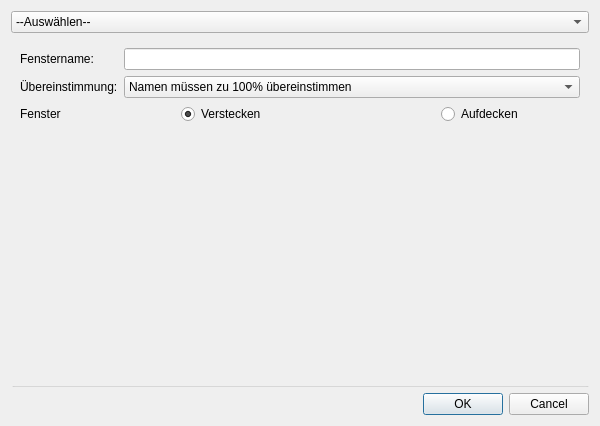
<?xml version="1.0" encoding="UTF-8"?>
<ui version="4.0">
 <class>AktionSelektDialog</class>
 <widget class="QDialog" name="AktionSelektDialog">
  <property name="windowModality">
   <enum>Qt::WindowModal</enum>
  </property>
  <property name="geometry">
   <rect>
    <x>0</x>
    <y>0</y>
    <width>600</width>
    <height>426</height>
   </rect>
  </property>
  <property name="windowTitle">
   <string>Dialog</string>
  </property>
  <layout class="QGridLayout" name="gridLayout_4">
   <item row="0" column="0">
    <widget class="QComboBox" name="comboBox_select_Aktion">
     <item>
      <property name="text">
       <string>--Auswählen--</string>
      </property>
     </item>
     <item>
      <property name="text">
       <string>Pause</string>
      </property>
     </item>
     <item>
      <property name="text">
       <string>Nachricht anzeigen</string>
      </property>
     </item>
     <item>
      <property name="text">
       <string>Befehl ausführen</string>
      </property>
     </item>
     <item>
      <property name="text">
       <string>Fenster Sichtbarkeit ändern</string>
      </property>
     </item>
     <item>
      <property name="text">
       <string>Tonasugabe muten</string>
      </property>
     </item>
     <item>
      <property name="text">
       <string>Wiederhohlte Bedingungsprüfung</string>
      </property>
     </item>
     <item>
      <property name="text">
       <string>Fenster Bewegen</string>
      </property>
     </item>
     <item>
      <property name="text">
       <string>Mauszeiger Bewegen</string>
      </property>
     </item>
     <item>
      <property name="text">
       <string>Computer Herunterfahren / Neustarten</string>
      </property>
     </item>
    </widget>
   </item>
   <item row="1" column="0">
    <widget class="QStackedWidget" name="stackedWidget">
     <property name="sizePolicy">
      <sizepolicy hsizetype="Preferred" vsizetype="Preferred">
       <horstretch>0</horstretch>
       <verstretch>0</verstretch>
      </sizepolicy>
     </property>
     <property name="currentIndex">
      <number>4</number>
     </property>
     <widget class="QWidget" name="page_0_empty"/>
     <widget class="QWidget" name="page_1_Sleep">
      <layout class="QFormLayout" name="formLayout">
       <item row="0" column="0">
        <widget class="QLabel" name="label_3">
         <property name="text">
          <string>Dauer:</string>
         </property>
        </widget>
       </item>
       <item row="1" column="0">
        <widget class="QLabel" name="label_2">
         <property name="sizePolicy">
          <sizepolicy hsizetype="Preferred" vsizetype="Fixed">
           <horstretch>0</horstretch>
           <verstretch>0</verstretch>
          </sizepolicy>
         </property>
         <property name="text">
          <string>Sekunden:</string>
         </property>
        </widget>
       </item>
       <item row="2" column="0">
        <widget class="QLabel" name="label_4">
         <property name="sizePolicy">
          <sizepolicy hsizetype="Preferred" vsizetype="Fixed">
           <horstretch>0</horstretch>
           <verstretch>0</verstretch>
          </sizepolicy>
         </property>
         <property name="text">
          <string>Minuten:</string>
         </property>
        </widget>
       </item>
       <item row="1" column="1">
        <widget class="QSpinBox" name="spinBox_sleep_time_sekunden">
         <property name="sizePolicy">
          <sizepolicy hsizetype="Minimum" vsizetype="Fixed">
           <horstretch>0</horstretch>
           <verstretch>0</verstretch>
          </sizepolicy>
         </property>
         <property name="maximum">
          <number>59</number>
         </property>
         <property name="value">
          <number>10</number>
         </property>
        </widget>
       </item>
       <item row="2" column="1">
        <widget class="QSpinBox" name="spinBox_sleep_time_minuten">
         <property name="sizePolicy">
          <sizepolicy hsizetype="Minimum" vsizetype="Fixed">
           <horstretch>0</horstretch>
           <verstretch>0</verstretch>
          </sizepolicy>
         </property>
        </widget>
       </item>
      </layout>
     </widget>
     <widget class="QWidget" name="page_2_show_msg">
      <layout class="QFormLayout" name="formLayout_3">
       <item row="0" column="0">
        <widget class="QLabel" name="label">
         <property name="text">
          <string>Nachricht:</string>
         </property>
        </widget>
       </item>
       <item row="0" column="1">
        <widget class="QLineEdit" name="lineEdit_sendMessage_messag"/>
       </item>
      </layout>
     </widget>
     <widget class="QWidget" name="page_3_run_command">
      <layout class="QFormLayout" name="formLayout_2">
       <item row="0" column="0">
        <widget class="QLabel" name="label_5">
         <property name="text">
          <string>Befehl:</string>
         </property>
        </widget>
       </item>
       <item row="0" column="1">
        <widget class="QLineEdit" name="lineEdit_command"/>
       </item>
      </layout>
     </widget>
     <widget class="QWidget" name="page_4_window_sichtbarkeit_veraendern">
      <layout class="QFormLayout" name="formLayout_4">
       <item row="0" column="0">
        <widget class="QLabel" name="label_6">
         <property name="text">
          <string>Fenstername:</string>
         </property>
        </widget>
       </item>
       <item row="0" column="1">
        <widget class="QLineEdit" name="lineEdit_chacnhe_visibility_window_name"/>
       </item>
       <item row="1" column="0">
        <widget class="QLabel" name="label_7">
         <property name="text">
          <string>Übereinstimmung:</string>
         </property>
        </widget>
       </item>
       <item row="1" column="1">
        <widget class="QComboBox" name="comboBox_change_vbty_parity">
         <item>
          <property name="text">
           <string>Namen müssen zu 100% übereinstimmen</string>
          </property>
         </item>
         <item>
          <property name="text">
           <string>Fenstername muss den angegebenen Namen enthalten</string>
          </property>
         </item>
         <item>
          <property name="text">
           <string>Fenstername muss mit dem angegebenen Namen beginnen</string>
          </property>
         </item>
         <item>
          <property name="text">
           <string>Fenstername muss mit dem angegebenen Namen enden</string>
          </property>
         </item>
        </widget>
       </item>
       <item row="2" column="0">
        <widget class="QLabel" name="label_8">
         <property name="text">
          <string>Fenster</string>
         </property>
        </widget>
       </item>
       <item row="2" column="1">
        <layout class="QHBoxLayout" name="horizontalLayout_4">
         <item>
          <spacer name="horizontalSpacer">
           <property name="orientation">
            <enum>Qt::Horizontal</enum>
           </property>
           <property name="sizeHint" stdset="0">
            <size>
             <width>40</width>
             <height>20</height>
            </size>
           </property>
          </spacer>
         </item>
         <item>
          <widget class="QRadioButton" name="radioButton_change_vbty_hide_button">
           <property name="text">
            <string>Verstecken</string>
           </property>
           <property name="checked">
            <bool>true</bool>
           </property>
          </widget>
         </item>
         <item>
          <spacer name="horizontalSpacer_4">
           <property name="orientation">
            <enum>Qt::Horizontal</enum>
           </property>
           <property name="sizeHint" stdset="0">
            <size>
             <width>40</width>
             <height>20</height>
            </size>
           </property>
          </spacer>
         </item>
         <item>
          <spacer name="horizontalSpacer_5">
           <property name="orientation">
            <enum>Qt::Horizontal</enum>
           </property>
           <property name="sizeHint" stdset="0">
            <size>
             <width>40</width>
             <height>20</height>
            </size>
           </property>
          </spacer>
         </item>
         <item>
          <spacer name="horizontalSpacer_3">
           <property name="orientation">
            <enum>Qt::Horizontal</enum>
           </property>
           <property name="sizeHint" stdset="0">
            <size>
             <width>40</width>
             <height>20</height>
            </size>
           </property>
          </spacer>
         </item>
         <item>
          <widget class="QRadioButton" name="radioButton_change_vbty_show_button">
           <property name="text">
            <string>Aufdecken</string>
           </property>
          </widget>
         </item>
         <item>
          <spacer name="horizontalSpacer_2">
           <property name="orientation">
            <enum>Qt::Horizontal</enum>
           </property>
           <property name="sizeHint" stdset="0">
            <size>
             <width>40</width>
             <height>20</height>
            </size>
           </property>
          </spacer>
         </item>
        </layout>
       </item>
      </layout>
     </widget>
     <widget class="QWidget" name="page_5_sound_mute">
      <layout class="QFormLayout" name="formLayout_6">
       <item row="0" column="0" colspan="2">
        <layout class="QHBoxLayout" name="horizontalLayout">
         <item>
          <widget class="QLabel" name="label_9">
           <property name="text">
            <string>Mute Status:</string>
           </property>
          </widget>
         </item>
         <item>
          <widget class="QRadioButton" name="radioButton_mute_system_mute_rad_button">
           <property name="text">
            <string>Mute System</string>
           </property>
           <property name="checked">
            <bool>true</bool>
           </property>
          </widget>
         </item>
         <item>
          <widget class="QRadioButton" name="radioButton_mute_system_unmute_rad_button">
           <property name="text">
            <string>Unmute System</string>
           </property>
          </widget>
         </item>
        </layout>
       </item>
      </layout>
     </widget>
     <widget class="QWidget" name="page_6_re_check_condition_again">
      <layout class="QGridLayout" name="gridLayout">
       <item row="0" column="0">
        <layout class="QFormLayout" name="formLayout_5">
         <property name="labelAlignment">
          <set>Qt::AlignLeading|Qt::AlignLeft|Qt::AlignTop</set>
         </property>
         <item row="0" column="1">
          <widget class="QRadioButton" name="radioButton_recheck_con_stop_seq">
           <property name="text">
            <string>Aktionausführen unterbrechen</string>
           </property>
           <property name="checked">
            <bool>true</bool>
           </property>
          </widget>
         </item>
         <item row="1" column="1">
          <widget class="QRadioButton" name="radioButton_recheck_con_skip_next_aktion">
           <property name="text">
            <string>Nächste Aktion überspringen</string>
           </property>
          </widget>
         </item>
         <item row="2" column="1">
          <widget class="QRadioButton" name="radioButton_recheck_stop_programm">
           <property name="sizePolicy">
            <sizepolicy hsizetype="Minimum" vsizetype="Fixed">
             <horstretch>0</horstretch>
             <verstretch>0</verstretch>
            </sizepolicy>
           </property>
           <property name="text">
            <string>Programm beenden</string>
           </property>
          </widget>
         </item>
         <item row="3" column="1">
          <spacer name="verticalSpacer">
           <property name="orientation">
            <enum>Qt::Vertical</enum>
           </property>
           <property name="sizeHint" stdset="0">
            <size>
             <width>20</width>
             <height>40</height>
            </size>
           </property>
          </spacer>
         </item>
        </layout>
       </item>
      </layout>
     </widget>
     <widget class="QWidget" name="page_7__fenster_bewegen">
      <property name="sizePolicy">
       <sizepolicy hsizetype="Minimum" vsizetype="Preferred">
        <horstretch>0</horstretch>
        <verstretch>0</verstretch>
       </sizepolicy>
      </property>
      <layout class="QFormLayout" name="formLayout_7">
       <item row="0" column="0">
        <widget class="QLabel" name="label_11">
         <property name="font">
          <font>
           <pointsize>9</pointsize>
           <weight>75</weight>
           <bold>true</bold>
          </font>
         </property>
         <property name="text">
          <string>Fenstername:</string>
         </property>
        </widget>
       </item>
       <item row="0" column="1">
        <widget class="QLineEdit" name="lineEdit_move_window_window_name"/>
       </item>
       <item row="1" column="0">
        <widget class="QLabel" name="label_12">
         <property name="font">
          <font>
           <pointsize>9</pointsize>
           <weight>75</weight>
           <bold>true</bold>
          </font>
         </property>
         <property name="text">
          <string>Übereinstimmung:</string>
         </property>
        </widget>
       </item>
       <item row="1" column="1">
        <widget class="QComboBox" name="comboBox_move_window_window_parity">
         <property name="font">
          <font>
           <pointsize>8</pointsize>
           <weight>50</weight>
           <bold>false</bold>
          </font>
         </property>
         <item>
          <property name="text">
           <string>Namen müssen zu 100% übereinstimmen</string>
          </property>
         </item>
         <item>
          <property name="text">
           <string>Fenstername muss den angegebenen Namen enthalten</string>
          </property>
         </item>
         <item>
          <property name="text">
           <string>Fenstername muss mit dem angegebenen Namen beginnen</string>
          </property>
         </item>
         <item>
          <property name="text">
           <string>Fenstername muss mit dem angegebenen Namen enden</string>
          </property>
         </item>
        </widget>
       </item>
       <item row="2" column="0">
        <widget class="QLabel" name="label_15">
         <property name="font">
          <font>
           <pointsize>9</pointsize>
           <weight>75</weight>
           <bold>true</bold>
          </font>
         </property>
         <property name="text">
          <string>Verschieben als</string>
         </property>
        </widget>
       </item>
       <item row="2" column="1">
        <widget class="QGroupBox" name="groupBox">
         <property name="title">
          <string/>
         </property>
         <layout class="QHBoxLayout" name="horizontalLayout_2">
          <item>
           <spacer name="horizontalSpacer_6">
            <property name="orientation">
             <enum>Qt::Horizontal</enum>
            </property>
            <property name="sizeHint" stdset="0">
             <size>
              <width>40</width>
              <height>20</height>
             </size>
            </property>
           </spacer>
          </item>
          <item>
           <widget class="QRadioButton" name="radioButton_aktiviereVollbild">
            <property name="font">
             <font>
              <pointsize>9</pointsize>
              <weight>75</weight>
              <bold>true</bold>
             </font>
            </property>
            <property name="text">
             <string>Vollbild</string>
            </property>
            <property name="checked">
             <bool>true</bool>
            </property>
            <property name="autoExclusive">
             <bool>true</bool>
            </property>
           </widget>
          </item>
          <item>
           <spacer name="horizontalSpacer_9">
            <property name="orientation">
             <enum>Qt::Horizontal</enum>
            </property>
            <property name="sizeHint" stdset="0">
             <size>
              <width>40</width>
              <height>20</height>
             </size>
            </property>
           </spacer>
          </item>
          <item>
           <spacer name="horizontalSpacer_8">
            <property name="orientation">
             <enum>Qt::Horizontal</enum>
            </property>
            <property name="sizeHint" stdset="0">
             <size>
              <width>40</width>
              <height>20</height>
             </size>
            </property>
           </spacer>
          </item>
          <item>
           <widget class="QRadioButton" name="radioButton_fenster_verschieben">
            <property name="font">
             <font>
              <pointsize>9</pointsize>
              <weight>75</weight>
              <bold>true</bold>
             </font>
            </property>
            <property name="text">
             <string>Fenster</string>
            </property>
            <property name="checked">
             <bool>false</bool>
            </property>
            <property name="autoExclusive">
             <bool>true</bool>
            </property>
           </widget>
          </item>
          <item>
           <spacer name="horizontalSpacer_7">
            <property name="orientation">
             <enum>Qt::Horizontal</enum>
            </property>
            <property name="sizeHint" stdset="0">
             <size>
              <width>40</width>
              <height>20</height>
             </size>
            </property>
           </spacer>
          </item>
         </layout>
        </widget>
       </item>
       <item row="3" column="0">
        <widget class="QLabel" name="label_14_bildschirm">
         <property name="sizePolicy">
          <sizepolicy hsizetype="Fixed" vsizetype="Preferred">
           <horstretch>0</horstretch>
           <verstretch>0</verstretch>
          </sizepolicy>
         </property>
         <property name="minimumSize">
          <size>
           <width>100</width>
           <height>0</height>
          </size>
         </property>
         <property name="font">
          <font>
           <pointsize>9</pointsize>
           <weight>75</weight>
           <bold>true</bold>
          </font>
         </property>
         <property name="text">
          <string>Bildschirm:</string>
         </property>
        </widget>
       </item>
       <item row="3" column="1">
        <widget class="QSpinBox" name="spinBox_Bildschirm">
         <property name="enabled">
          <bool>true</bool>
         </property>
         <property name="sizePolicy">
          <sizepolicy hsizetype="Minimum" vsizetype="Fixed">
           <horstretch>0</horstretch>
           <verstretch>0</verstretch>
          </sizepolicy>
         </property>
         <property name="minimumSize">
          <size>
           <width>0</width>
           <height>0</height>
          </size>
         </property>
         <property name="maximumSize">
          <size>
           <width>16777215</width>
           <height>16777215</height>
          </size>
         </property>
         <property name="minimum">
          <number>1</number>
         </property>
        </widget>
       </item>
       <item row="4" column="0">
        <widget class="QLabel" name="label_10_bewegennach">
         <property name="sizePolicy">
          <sizepolicy hsizetype="Fixed" vsizetype="Preferred">
           <horstretch>0</horstretch>
           <verstretch>0</verstretch>
          </sizepolicy>
         </property>
         <property name="minimumSize">
          <size>
           <width>100</width>
           <height>0</height>
          </size>
         </property>
         <property name="font">
          <font>
           <pointsize>9</pointsize>
           <weight>75</weight>
           <bold>true</bold>
          </font>
         </property>
         <property name="text">
          <string>Bewegen nach:</string>
         </property>
        </widget>
       </item>
       <item row="4" column="1">
        <layout class="QGridLayout" name="gridLayout_2">
         <property name="sizeConstraint">
          <enum>QLayout::SetDefaultConstraint</enum>
         </property>
         <property name="spacing">
          <number>6</number>
         </property>
         <item row="0" column="1">
          <widget class="QGroupBox" name="groupBox_newPosY">
           <property name="sizePolicy">
            <sizepolicy hsizetype="Preferred" vsizetype="Maximum">
             <horstretch>0</horstretch>
             <verstretch>0</verstretch>
            </sizepolicy>
           </property>
           <property name="title">
            <string>Y - Koordinate</string>
           </property>
           <layout class="QVBoxLayout" name="verticalLayout_2">
            <item>
             <layout class="QFormLayout" name="formLayout_10">
              <item row="0" column="0">
               <layout class="QVBoxLayout" name="verticalLayout_7">
                <item>
                 <widget class="QRadioButton" name="radioButton_absoltutePosY">
                  <property name="enabled">
                   <bool>true</bool>
                  </property>
                  <property name="minimumSize">
                   <size>
                    <width>120</width>
                    <height>0</height>
                   </size>
                  </property>
                  <property name="text">
                   <string>Absolute Position</string>
                  </property>
                  <property name="checked">
                   <bool>true</bool>
                  </property>
                  <property name="autoExclusive">
                   <bool>true</bool>
                  </property>
                 </widget>
                </item>
                <item>
                 <widget class="QRadioButton" name="radioButton_relativ_posY">
                  <property name="text">
                   <string>Relative Position</string>
                  </property>
                  <property name="autoExclusive">
                   <bool>true</bool>
                  </property>
                 </widget>
                </item>
               </layout>
              </item>
              <item row="0" column="1">
               <layout class="QVBoxLayout" name="verticalLayout_4">
                <item>
                 <spacer name="verticalSpacer_5">
                  <property name="orientation">
                   <enum>Qt::Vertical</enum>
                  </property>
                  <property name="sizeType">
                   <enum>QSizePolicy::Minimum</enum>
                  </property>
                  <property name="sizeHint" stdset="0">
                   <size>
                    <width>20</width>
                    <height>5</height>
                   </size>
                  </property>
                 </spacer>
                </item>
                <item>
                 <widget class="QSpinBox" name="spinBox_move_window_pos_Y">
                  <property name="sizePolicy">
                   <sizepolicy hsizetype="Minimum" vsizetype="Maximum">
                    <horstretch>0</horstretch>
                    <verstretch>0</verstretch>
                   </sizepolicy>
                  </property>
                  <property name="buttonSymbols">
                   <enum>QAbstractSpinBox::UpDownArrows</enum>
                  </property>
                  <property name="minimum">
                   <number>-9999</number>
                  </property>
                  <property name="maximum">
                   <number>99999</number>
                  </property>
                 </widget>
                </item>
                <item>
                 <spacer name="verticalSpacer_6">
                  <property name="orientation">
                   <enum>Qt::Vertical</enum>
                  </property>
                  <property name="sizeType">
                   <enum>QSizePolicy::Minimum</enum>
                  </property>
                  <property name="sizeHint" stdset="0">
                   <size>
                    <width>20</width>
                    <height>5</height>
                   </size>
                  </property>
                 </spacer>
                </item>
               </layout>
              </item>
             </layout>
            </item>
           </layout>
          </widget>
         </item>
         <item row="0" column="0">
          <widget class="QGroupBox" name="groupBox_newPosX">
           <property name="sizePolicy">
            <sizepolicy hsizetype="Preferred" vsizetype="Maximum">
             <horstretch>0</horstretch>
             <verstretch>0</verstretch>
            </sizepolicy>
           </property>
           <property name="title">
            <string>X - Koordinate</string>
           </property>
           <layout class="QVBoxLayout" name="verticalLayout">
            <item>
             <layout class="QFormLayout" name="formLayout_9">
              <property name="sizeConstraint">
               <enum>QLayout::SetDefaultConstraint</enum>
              </property>
              <item row="0" column="0">
               <layout class="QVBoxLayout" name="verticalLayout_5">
                <item>
                 <widget class="QRadioButton" name="radioButton_absoltutePosX">
                  <property name="enabled">
                   <bool>true</bool>
                  </property>
                  <property name="minimumSize">
                   <size>
                    <width>120</width>
                    <height>0</height>
                   </size>
                  </property>
                  <property name="text">
                   <string>Absolute Position</string>
                  </property>
                  <property name="checked">
                   <bool>true</bool>
                  </property>
                  <property name="autoExclusive">
                   <bool>true</bool>
                  </property>
                 </widget>
                </item>
                <item>
                 <widget class="QRadioButton" name="radioButton_relativ_posX">
                  <property name="text">
                   <string>Relative Position</string>
                  </property>
                  <property name="autoExclusive">
                   <bool>true</bool>
                  </property>
                 </widget>
                </item>
               </layout>
              </item>
              <item row="0" column="1">
               <layout class="QVBoxLayout" name="verticalLayout_3">
                <property name="sizeConstraint">
                 <enum>QLayout::SetMinimumSize</enum>
                </property>
                <item>
                 <spacer name="verticalSpacer_4">
                  <property name="orientation">
                   <enum>Qt::Vertical</enum>
                  </property>
                  <property name="sizeType">
                   <enum>QSizePolicy::Minimum</enum>
                  </property>
                  <property name="sizeHint" stdset="0">
                   <size>
                    <width>0</width>
                    <height>5</height>
                   </size>
                  </property>
                 </spacer>
                </item>
                <item>
                 <widget class="QSpinBox" name="spinBox_movewindow_pos_X">
                  <property name="sizePolicy">
                   <sizepolicy hsizetype="Minimum" vsizetype="Maximum">
                    <horstretch>0</horstretch>
                    <verstretch>0</verstretch>
                   </sizepolicy>
                  </property>
                  <property name="alignment">
                   <set>Qt::AlignLeading|Qt::AlignLeft|Qt::AlignVCenter</set>
                  </property>
                  <property name="minimum">
                   <number>-9999</number>
                  </property>
                  <property name="maximum">
                   <number>99999</number>
                  </property>
                 </widget>
                </item>
                <item>
                 <spacer name="verticalSpacer_3">
                  <property name="orientation">
                   <enum>Qt::Vertical</enum>
                  </property>
                  <property name="sizeType">
                   <enum>QSizePolicy::Minimum</enum>
                  </property>
                  <property name="sizeHint" stdset="0">
                   <size>
                    <width>0</width>
                    <height>5</height>
                   </size>
                  </property>
                 </spacer>
                </item>
               </layout>
              </item>
             </layout>
            </item>
           </layout>
          </widget>
         </item>
        </layout>
       </item>
       <item row="5" column="0">
        <widget class="QLabel" name="label_13_newSize">
         <property name="sizePolicy">
          <sizepolicy hsizetype="Fixed" vsizetype="Preferred">
           <horstretch>0</horstretch>
           <verstretch>0</verstretch>
          </sizepolicy>
         </property>
         <property name="minimumSize">
          <size>
           <width>100</width>
           <height>0</height>
          </size>
         </property>
         <property name="font">
          <font>
           <pointsize>9</pointsize>
           <weight>75</weight>
           <bold>true</bold>
          </font>
         </property>
         <property name="text">
          <string>Neue Größe</string>
         </property>
        </widget>
       </item>
       <item row="5" column="1">
        <layout class="QGridLayout" name="gridLayout_3">
         <item row="0" column="0">
          <widget class="QGroupBox" name="groupBox_new_size_width">
           <property name="sizePolicy">
            <sizepolicy hsizetype="Preferred" vsizetype="Maximum">
             <horstretch>0</horstretch>
             <verstretch>0</verstretch>
            </sizepolicy>
           </property>
           <property name="title">
            <string>Breite</string>
           </property>
           <layout class="QVBoxLayout" name="verticalLayout_11">
            <item>
             <layout class="QFormLayout" name="formLayout_8">
              <item row="0" column="0">
               <layout class="QVBoxLayout" name="verticalLayout_6">
                <item>
                 <widget class="QRadioButton" name="radioButton_absolute_size_width">
                  <property name="minimumSize">
                   <size>
                    <width>120</width>
                    <height>0</height>
                   </size>
                  </property>
                  <property name="text">
                   <string>Absolute Breite</string>
                  </property>
                  <property name="checked">
                   <bool>true</bool>
                  </property>
                  <property name="autoExclusive">
                   <bool>true</bool>
                  </property>
                 </widget>
                </item>
                <item>
                 <widget class="QRadioButton" name="radioButton_relative_size_width">
                  <property name="text">
                   <string>Relative Breite</string>
                  </property>
                  <property name="autoExclusive">
                   <bool>true</bool>
                  </property>
                 </widget>
                </item>
               </layout>
              </item>
              <item row="0" column="1">
               <layout class="QVBoxLayout" name="verticalLayout_9">
                <item>
                 <spacer name="verticalSpacer_7">
                  <property name="orientation">
                   <enum>Qt::Vertical</enum>
                  </property>
                  <property name="sizeHint" stdset="0">
                   <size>
                    <width>20</width>
                    <height>5</height>
                   </size>
                  </property>
                 </spacer>
                </item>
                <item>
                 <widget class="QSpinBox" name="spinBox_new_size_width">
                  <property name="minimum">
                   <number>-9999</number>
                  </property>
                  <property name="maximum">
                   <number>99999</number>
                  </property>
                 </widget>
                </item>
                <item>
                 <spacer name="verticalSpacer_9">
                  <property name="orientation">
                   <enum>Qt::Vertical</enum>
                  </property>
                  <property name="sizeHint" stdset="0">
                   <size>
                    <width>20</width>
                    <height>5</height>
                   </size>
                  </property>
                 </spacer>
                </item>
               </layout>
              </item>
             </layout>
            </item>
           </layout>
          </widget>
         </item>
         <item row="0" column="1">
          <widget class="QGroupBox" name="groupBox_new_size_height">
           <property name="sizePolicy">
            <sizepolicy hsizetype="Preferred" vsizetype="Maximum">
             <horstretch>0</horstretch>
             <verstretch>0</verstretch>
            </sizepolicy>
           </property>
           <property name="title">
            <string>Höhe</string>
           </property>
           <layout class="QVBoxLayout" name="verticalLayout_12">
            <item>
             <layout class="QFormLayout" name="formLayout_11">
              <item row="0" column="0">
               <layout class="QVBoxLayout" name="verticalLayout_8">
                <item>
                 <widget class="QRadioButton" name="radioButton_absolute_size_heigth">
                  <property name="minimumSize">
                   <size>
                    <width>120</width>
                    <height>0</height>
                   </size>
                  </property>
                  <property name="text">
                   <string>Absolute Breite</string>
                  </property>
                  <property name="checked">
                   <bool>true</bool>
                  </property>
                  <property name="autoExclusive">
                   <bool>true</bool>
                  </property>
                 </widget>
                </item>
                <item>
                 <widget class="QRadioButton" name="radioButton_relative_size_heigth">
                  <property name="text">
                   <string>Relative Breite</string>
                  </property>
                  <property name="autoExclusive">
                   <bool>true</bool>
                  </property>
                 </widget>
                </item>
               </layout>
              </item>
              <item row="0" column="1">
               <layout class="QVBoxLayout" name="verticalLayout_10">
                <item>
                 <spacer name="verticalSpacer_8">
                  <property name="orientation">
                   <enum>Qt::Vertical</enum>
                  </property>
                  <property name="sizeHint" stdset="0">
                   <size>
                    <width>20</width>
                    <height>5</height>
                   </size>
                  </property>
                 </spacer>
                </item>
                <item>
                 <widget class="QSpinBox" name="spinBox_new_size_height">
                  <property name="minimum">
                   <number>-9999</number>
                  </property>
                  <property name="maximum">
                   <number>99999</number>
                  </property>
                 </widget>
                </item>
                <item>
                 <spacer name="verticalSpacer_10">
                  <property name="orientation">
                   <enum>Qt::Vertical</enum>
                  </property>
                  <property name="sizeHint" stdset="0">
                   <size>
                    <width>20</width>
                    <height>5</height>
                   </size>
                  </property>
                 </spacer>
                </item>
               </layout>
              </item>
             </layout>
            </item>
           </layout>
          </widget>
         </item>
        </layout>
       </item>
      </layout>
     </widget>
     <widget class="QWidget" name="page_8"/>
     <widget class="QWidget" name="page_9"/>
     <widget class="QWidget" name="page_10"/>
    </widget>
   </item>
   <item row="2" column="0">
    <widget class="QGroupBox" name="groupBox_2">
     <property name="sizePolicy">
      <sizepolicy hsizetype="Preferred" vsizetype="Fixed">
       <horstretch>0</horstretch>
       <verstretch>0</verstretch>
      </sizepolicy>
     </property>
     <property name="maximumSize">
      <size>
       <width>16777215</width>
       <height>1</height>
      </size>
     </property>
     <property name="title">
      <string/>
     </property>
    </widget>
   </item>
   <item row="3" column="0">
    <widget class="QDialogButtonBox" name="buttonBox">
     <property name="orientation">
      <enum>Qt::Horizontal</enum>
     </property>
     <property name="standardButtons">
      <set>QDialogButtonBox::Cancel|QDialogButtonBox::Ok</set>
     </property>
    </widget>
   </item>
  </layout>
 </widget>
 <resources/>
 <connections>
  <connection>
   <sender>buttonBox</sender>
   <signal>accepted()</signal>
   <receiver>AktionSelektDialog</receiver>
   <slot>accept()</slot>
   <hints>
    <hint type="sourcelabel">
     <x>248</x>
     <y>254</y>
    </hint>
    <hint type="destinationlabel">
     <x>157</x>
     <y>274</y>
    </hint>
   </hints>
  </connection>
  <connection>
   <sender>buttonBox</sender>
   <signal>rejected()</signal>
   <receiver>AktionSelektDialog</receiver>
   <slot>reject()</slot>
   <hints>
    <hint type="sourcelabel">
     <x>316</x>
     <y>260</y>
    </hint>
    <hint type="destinationlabel">
     <x>286</x>
     <y>274</y>
    </hint>
   </hints>
  </connection>
 </connections>
</ui>
